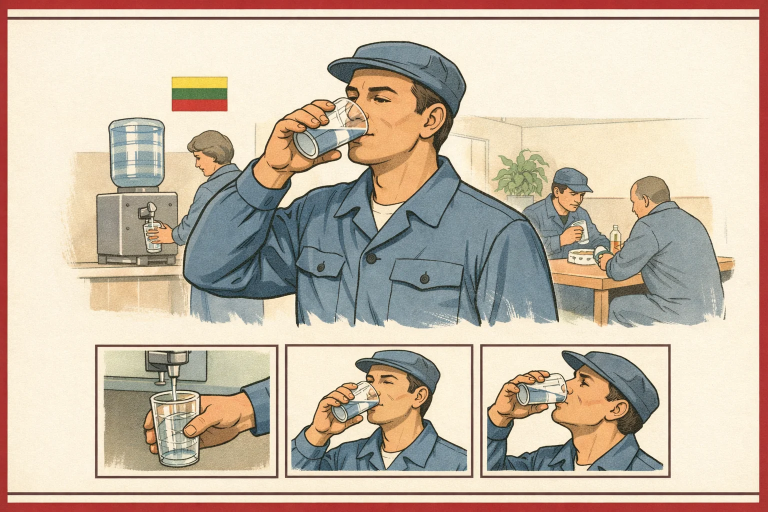
#> input picture images/0008_gerti.webp, 1536 x 1024 px (shown at 1/2 size)
$ python -i make_rounds.py   (imports and definitions only)
#> lines starting #> are read from the running program, lines starting #| are printed output that depends on the picture
"""Build blind survey sheets from survey_design.json. Every image (orig included) goes through the
same resize + JPEG round-trip; grid positions and letters are shuffled per round. Writes
rounds/round_NN.jpg and survey_key.json (the unblinding key: do not open before ranking)."""
import json, os, random, io
from PIL import Image, ImageDraw, ImageFont
D = "style_lab/2026-10-10_06_blind_survey"; L = "style_lab"
SRC = {"orig": "out_deck", "g2_old": f"{L}/2026-10-10_01_gpt-image-2_probe",
       "flare_old": f"{L}/2026-10-10_03_model_comparison/gpt-image-2.5-flare",
       "sun_old": f"{L}/2026-10-10_03_model_comparison/gpt-image-2.5-sunburst",
       "g2_A": f"{L}/2026-10-10_04_levers_A_B/gpt-image-2_A", "g2_B": f"{L}/2026-10-10_04_levers_A_B/gpt-image-2_B",
       "sun_A": f"{L}/2026-10-10_04_levers_A_B/gpt-image-2.5-sunburst_A", "sun_B": f"{L}/2026-10-10_04_levers_A_B/gpt-image-2.5-sunburst_B"}
# [3 lines not run here, left out]
SRC["F1_sunlow"] = f"{L}/2026-10-10_05_fable_F1-F3/F1_gpt-image-2.5-sunburst_low"
# [1 line that did not run here, left out]
def path(v, card): return f"{D}/new/{v}.png" if v in newv else f"{SRC[v]}/{card}.png"
W, H, G, LB = 720, 480, 14, 54
try: font = ImageFont.truetype("DejaVuSans-Bold.ttf", 44); small = ImageFont.truetype("DejaVuSans.ttf", 26)
except OSError: font = small = ImageFont.load_default()
def norm(p):
#> called with p = '../../images/0008_gerti.webp'
    im = Image.open(p).convert("RGB").resize((W, H), Image.LANCZOS)
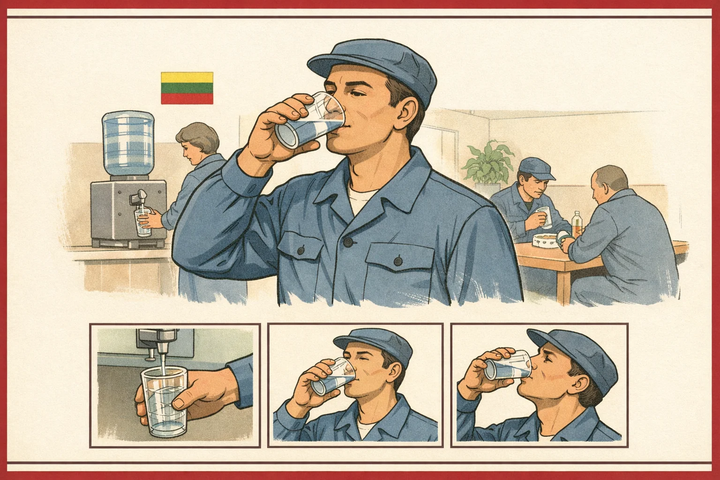
#> im: PIL image 720x480 RGB; mean R, G, B 200.4, 185.6, 167.7
    b = io.BytesIO(); im.save(b, "JPEG", quality=82); b.seek(0); return Image.open(b).convert("RGB")
# [16 lines not run here, left out]

>>> result = norm('../../images/0008_gerti.webp')

$ run again, on images/0030_kate.webp
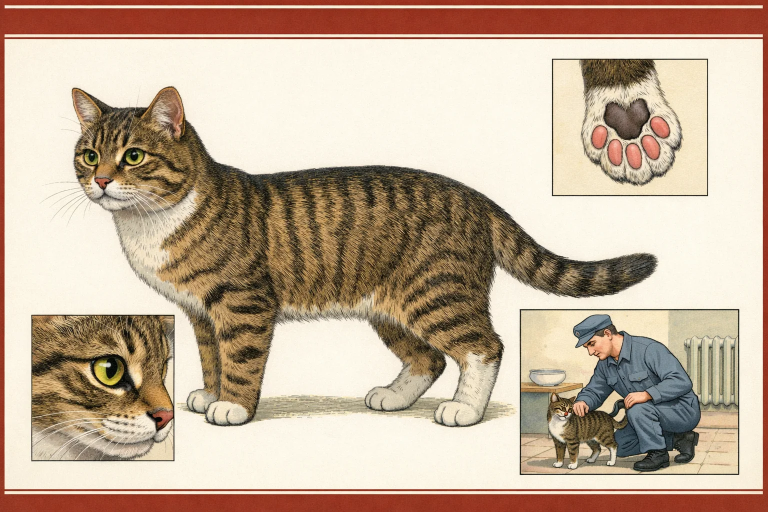
#> input picture images/0030_kate.webp, 1536 x 1024 px (shown at 1/2 size)
#> in norm, `im = Image.open(p).convert("RGB").resize((W, H), Image.LANCZOS)`:
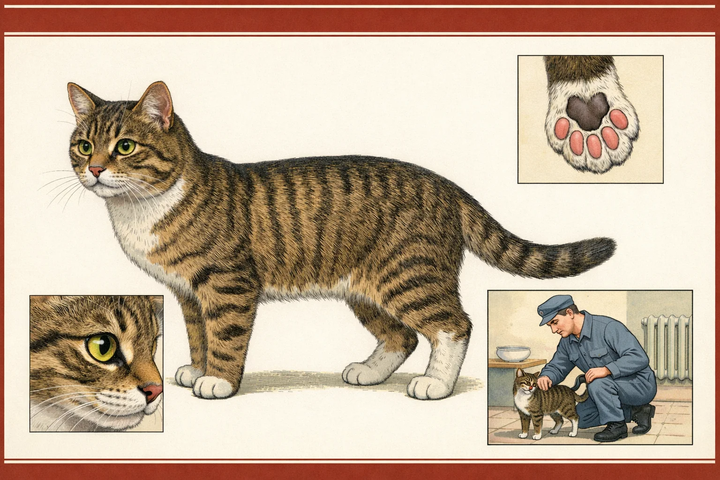
#> im: PIL image 720x480 RGB; mean R, G, B 194.6, 173.4, 152.3

$ run again, on images/0039_blogas.webp
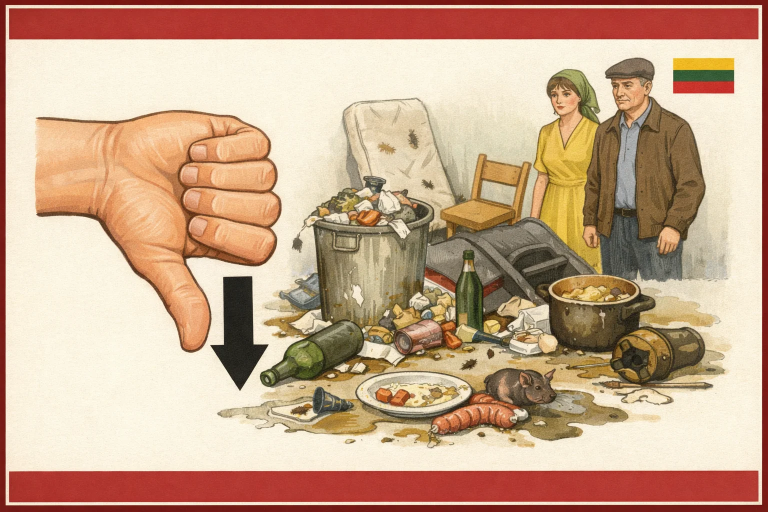
#> input picture images/0039_blogas.webp, 1536 x 1024 px (shown at 1/2 size)
#> in norm, `im = Image.open(p).convert("RGB").resize((W, H), Image.LANCZOS)`:
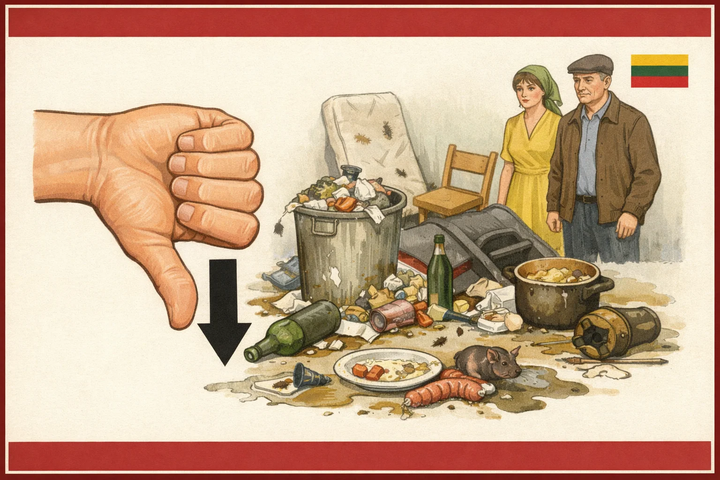
#> im: PIL image 720x480 RGB; mean R, G, B 200.7, 166.8, 140.2

$ run again, on images/0044_pirkti.webp
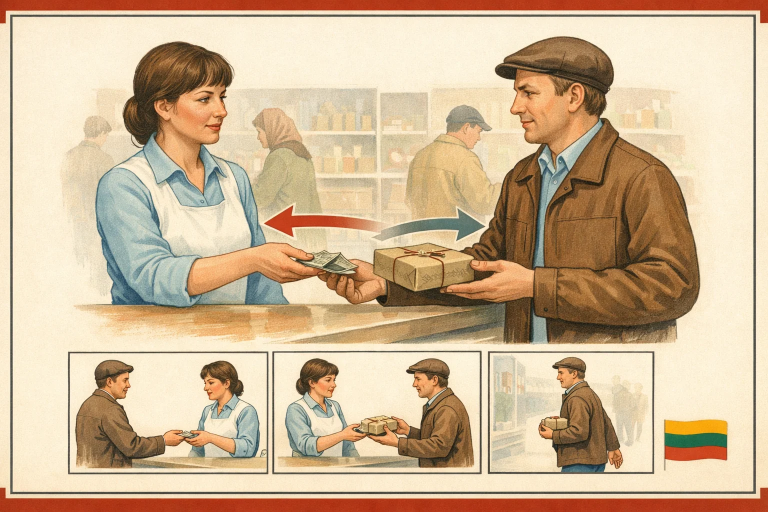
#> input picture images/0044_pirkti.webp, 1536 x 1024 px (shown at 1/2 size)
#> in norm, `im = Image.open(p).convert("RGB").resize((W, H), Image.LANCZOS)`:
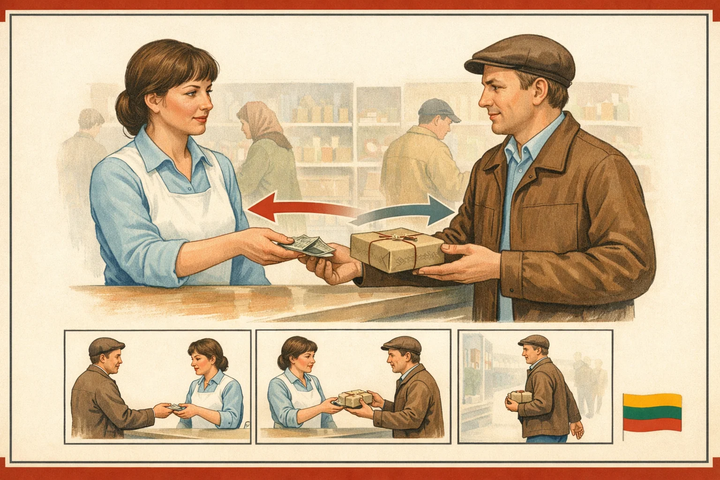
#> im: PIL image 720x480 RGB; mean R, G, B 207.2, 181.9, 150
